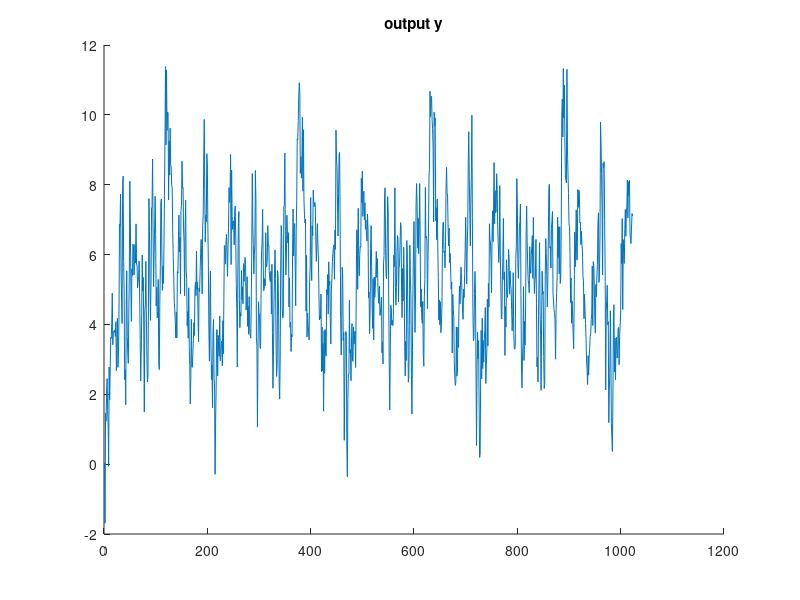
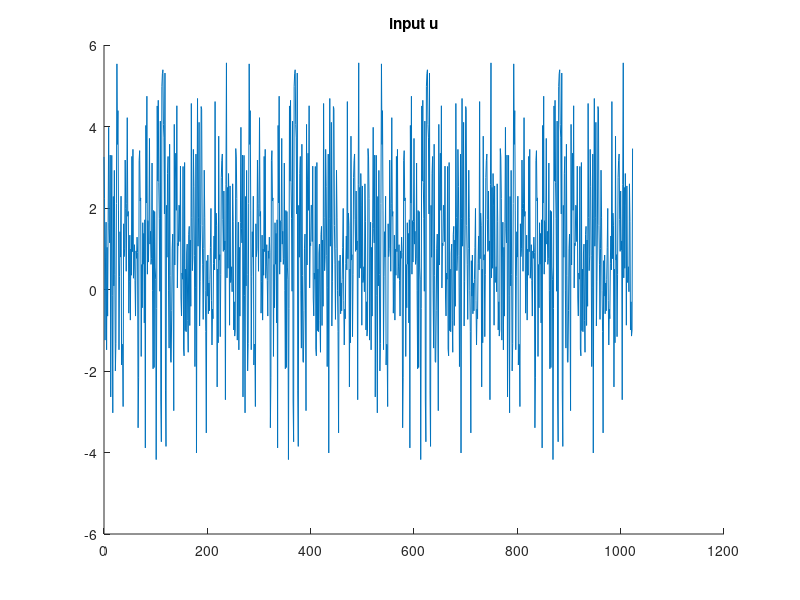
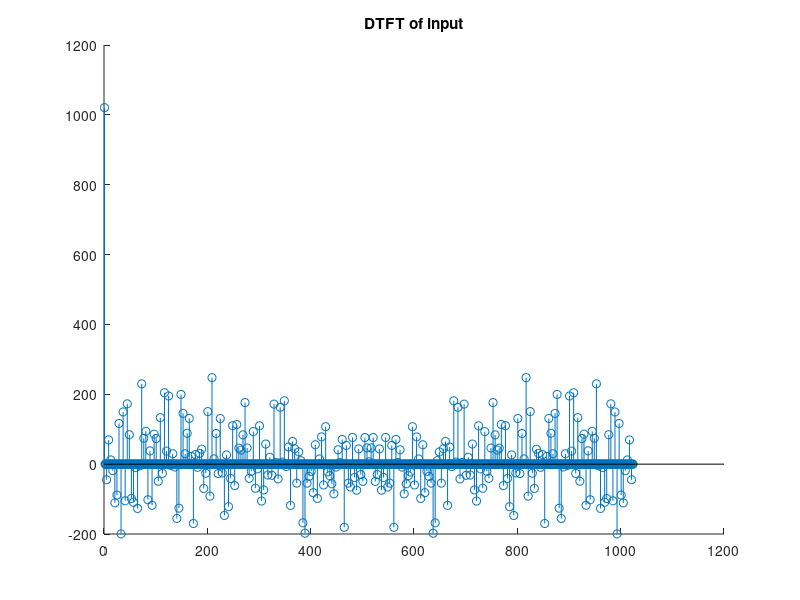

The MATLAB source for these figures, in order: (Note: this script raises an error after producing the figures.)
clc
clear all
close all

G = tf([0.1 0], conv([1 -1.7 0.72],[1 -0.98 0.9]),1) ;
H = tf([0.5 -0.9*0.5],[1 -0.25],1) ;

%generate signals
N=1024 ;
m = 4 ;
time = [0:1:N-1] ;
e = randn(N,1) ;
uperiod = 1+ 2*randn(N/4,1) ;
u = [uperiod ; uperiod ; uperiod ; uperiod] ;

ye = lsim(H,e,time) ;
yu = lsim(G,u,time) ;

y = ye + yu ;

figure(1)
title('output y') ; hold on ;
plot(time,y); 
figure(2)
title('input u') ; hold on ;
plot(time,u);

Y = fft(y) ;
U = fft(u) ;

figure(3)
title('DTFT of input') ; hold on ;
stem(U)

G_bar = abs(Y./U) ;
G_bar = reshape(G_bar , [4,N/4]) ;
G_bar = G_bar(1,:)';

omega = exp(i*2*pi/N*[0:1:(N-1)]) ;
omega = reshape(omega , [4,N/4]) ; 
omega = omega(1,:)';
Gfreq = squeeze(abs(freqresp(G,omega))) ;

figure(4)
loglog( G_bar); hold on ;
loglog( Gfreq) ;
title('unsmoothened plant estimation') ;
legend('estimated tf', 'real tf') ;
ylim([10^(-2) 10^(2)]) ;

figure(5)
loglog( abs(G_bar-Gfreq)) ; hold on ;
loglog( Gfreq) ;
title('error before smoothening') ;
legend('error', 'real tf') ;

%% c) do the average
G_bar_average_tot = [] ;
for i = 1:m
    e_avg = randn(N/m,1) ;
    time_avg = [0:1:(N/m - 1)] ;
    ye_avg = lsim(H,e_avg,time_avg) ;
    yu_avg = lsim(G,uperiod,time_avg) ;
    y_avg = ye_avg + yu_avg ;
    Y_avg = fft(y_avg) ;
    U_avg = fft(uperiod) ;
    G_bar_average_tot = [G_bar_average_tot abs(Y_avg./U_avg)] ;
end

G_bar_average = zeros(N/m,1)' ;
for i = 1:m ;
    G_bar_average = G_bar_average + 1/m * G_bar_average_tot(((i-1)*N/m +1):i*N/m) ;
end

figure(6)
loglog( G_bar_average); hold on ;
loglog( Gfreq) ;
title('averaged plant estimation') ;
legend('estimated tf', 'real tf') ;
ylim([10^(-2) 10^(2)]) ;

%% d) hann response (frequency)
gama = [5 10 50 100] ;
figure(7) ; hold on ;
xlim([-2 2]) ;
for i = 1:size(gama,2) 
    [omega,WHann] = WfHann(gama(i),N) ;
    plot(omega, WHann) ; 
end
legend ('5', '10', '50', '100') ;

%% e) hann response (time)
gama = [5 10 50 100] ;
figure(8) ; hold on ;
for i = 1:size(gama,2) 
    [lags,WHann] = WtHann(gama(i),N) ;
    plot(lags, WHann) ; 
end
legend ('5', '10', '50', '100') ;

%% f) smoothed signal
figure(8)
for i = 1:size(gama,2) 
    Gest = G_bar ;
    Gs = 0*Gest; % smoothed estimate
    [omega,Wg] = WfHann(gama(i),N/m); % window (centered)
    zidx = find(omega==0); % shift to start at zero
    omega = [omega(zidx:(N/m));omega(1:zidx-1)]; % frequency grid
    Wg = [Wg(zidx:(N/m)) Wg(1:zidx-1)];
    a = U.*conj(U);
    % variance weighting
    for wn = 1:(N/m),
        Wnorm = 0; % reset normalisation
        for xi = 1:(N/m),
            widx = mod(xi-wn,N/m)+1; % wrap window index
            Gs(wn) = Gs(wn) + ...
            Wg(widx) * Gest(xi) * a(xi);
            Wnorm = Wnorm + Wg(widx) * a(xi);
        end
    Gs(wn) = Gs(wn)/Wnorm; % weight normalisation
    end
    subplot(2,2,i)
    loglog(Gs) ; hold on ;
    loglog( Gfreq) ;
    legend(int2str(gama(i)),'real')
        title('frequency domain window')
end


%% new this week : smoothed signal (time)
figure (9) ;
for i = 1:size(gama,2) 
    j = 0 ;
    [lags,WHann] = WtHann(gama(i),N) ;
    autocorrelation_u = 0*WHann ;
    crosscorrelation_u = 0*WHann ;
    for tao = -(N/2 -1):(N/2)
        j = j+1 ;
        autocorrelation = 0 ;
        for k = 1:size(lags,1)
            ktao = k-tao ;
            while (ktao<=0) 
                ktao = ktao + N ;
            end
            while (ktao > N)
                ktao = ktao - N ;
            end
            autocorrelation = autocorrelation + u(k)*u(ktao) ;
        end
        autocorrelation_u(j) = autocorrelation ;
    end
    denominator = fft( WHann .* autocorrelation_u) ;

    j = 0 ; %reset coutner
    for tao = -(N/2 -1):(N/2)
        j = j+1 ;
        crosscorrelation = 0 ;
        for k = 1:N
            ktao = k-tao ;
            while (ktao<=0) 
                ktao = ktao + N ;
            end
            while (ktao > N)
                ktao = ktao - N ;
            end
            crosscorrelation = crosscorrelation + y(k)*u(ktao) ;
        end
        crosscorrelation_u(j) = crosscorrelation ;
    end
    numerator = fft( WHann .* crosscorrelation_u) ; 
    
    %compute smooth transfer function
    G_smooth_time = abs(numerator./denominator) ;
    G_smooth_time = reshape(G_smooth_time , [4,N/4]) ; 
    G_smooth_time = G_smooth_time(1,:)';

    %plot results
    subplot(2,2,i)
    loglog(G_smooth_time) ; hold on ;
    loglog(Gfreq) ;
    legend(int2str(gama(i)),'real')
    title('time domain window')
end 